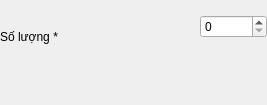
                            <widget class="QWidget" name="widget_2" native="true">
                             <property name="minimumSize">
                              <size>
                               <width>0</width>
                               <height>105</height>
                              </size>
                             </property>
                             <layout class="QVBoxLayout" name="verticalLayout_4">
                              <property name="spacing">
                               <number>0</number>
                              </property>
                              <property name="leftMargin">
                               <number>0</number>
                              </property>
                              <property name="topMargin">
                               <number>0</number>
                              </property>
                              <property name="rightMargin">
                               <number>0</number>
                              </property>
                              <property name="bottomMargin">
                               <number>0</number>
                              </property>
                              <item>
                               <widget class="QWidget" name="widget_16" native="true">
                                <layout class="QHBoxLayout" name="horizontalLayout_21">
                                 <property name="spacing">
                                  <number>0</number>
                                 </property>
                                 <property name="leftMargin">
                                  <number>0</number>
                                 </property>
                                 <property name="topMargin">
                                  <number>0</number>
                                 </property>
                                 <property name="rightMargin">
                                  <number>0</number>
                                 </property>
                                 <property name="bottomMargin">
                                  <number>0</number>
                                 </property>
                                 <item>
                                  <layout class="QHBoxLayout" name="formInput_8">
                                   <property name="spacing">
                                    <number>0</number>
                                   </property>
                                   <property name="topMargin">
                                    <number>0</number>
                                   </property>
                                   <item alignment="Qt::AlignTop">
                                    <widget class="QWidget" name="widget_8" native="true">
                                     <property name="minimumSize">
                                      <size>
                                       <width>200</width>
                                       <height>0</height>
                                      </size>
                                     </property>
                                     <property name="maximumSize">
                                      <size>
                                       <width>200</width>
                                       <height>16777215</height>
                                      </size>
                                     </property>
                                     <layout class="QHBoxLayout" name="horizontalLayout_6">
                                      <property name="spacing">
                                       <number>0</number>
                                      </property>
                                      <property name="leftMargin">
                                       <number>0</number>
                                      </property>
                                      <property name="topMargin">
                                       <number>30</number>
                                      </property>
                                      <property name="rightMargin">
                                       <number>0</number>
                                      </property>
                                      <property name="bottomMargin">
                                       <number>0</number>
                                      </property>
                                      <item>
                                       <widget class="QLabel" name="label_9">
                                        <property name="text">
                                         <string>Số lượng</string>
                                        </property>
                                       </widget>
                                      </item>
                                      <item>
                                       <widget class="QLabel" name="label_10">
                                        <property name="sizePolicy">
                                         <sizepolicy hsizetype="Expanding" vsizetype="Preferred">
                                          <horstretch>0</horstretch>
                                          <verstretch>0</verstretch>
                                         </sizepolicy>
                                        </property>
                                        <property name="text">
                                         <string> *</string>
                                        </property>
                                       </widget>
                                      </item>
                                     </layout>
                                    </widget>
                                   </item>
                                   <item alignment="Qt::AlignTop">
                                    <widget class="QWidget" name="widget_17" native="true">
                                     <property name="maximumSize">
                                      <size>
                                       <width>16777215</width>
                                       <height>16777215</height>
                                      </size>
                                     </property>
                                     <layout class="QVBoxLayout" name="verticalLayout_17">
                                      <property name="spacing">
                                       <number>0</number>
                                      </property>
                                      <property name="leftMargin">
                                       <number>0</number>
                                      </property>
                                      <property name="topMargin">
                                       <number>15</number>
                                      </property>
                                      <property name="rightMargin">
                                       <number>0</number>
                                      </property>
                                      <property name="bottomMargin">
                                       <number>0</number>
                                      </property>
                                      <item>
                                       <widget class="QSpinBox" name="quantity_le">
                                        <property name="cursor">
                                         <cursorShape>IBeamCursor</cursorShape>
                                        </property>
                                        <property name="maximum">
                                         <number>1000000</number>
                                        </property>
                                       </widget>
                                      </item>
                                      <item>
                                       <widget class="QLabel" name="error_quantity">
                                        <property name="text">
                                         <string/>
                                        </property>
                                        <property name="margin">
                                         <number>0</number>
                                        </property>
                                       </widget>
                                      </item>
                                     </layout>
                                    </widget>
                                   </item>
                                  </layout>
                                 </item>
                                </layout>
                               </widget>
                              </item>
                             </layout>
                            </widget>
